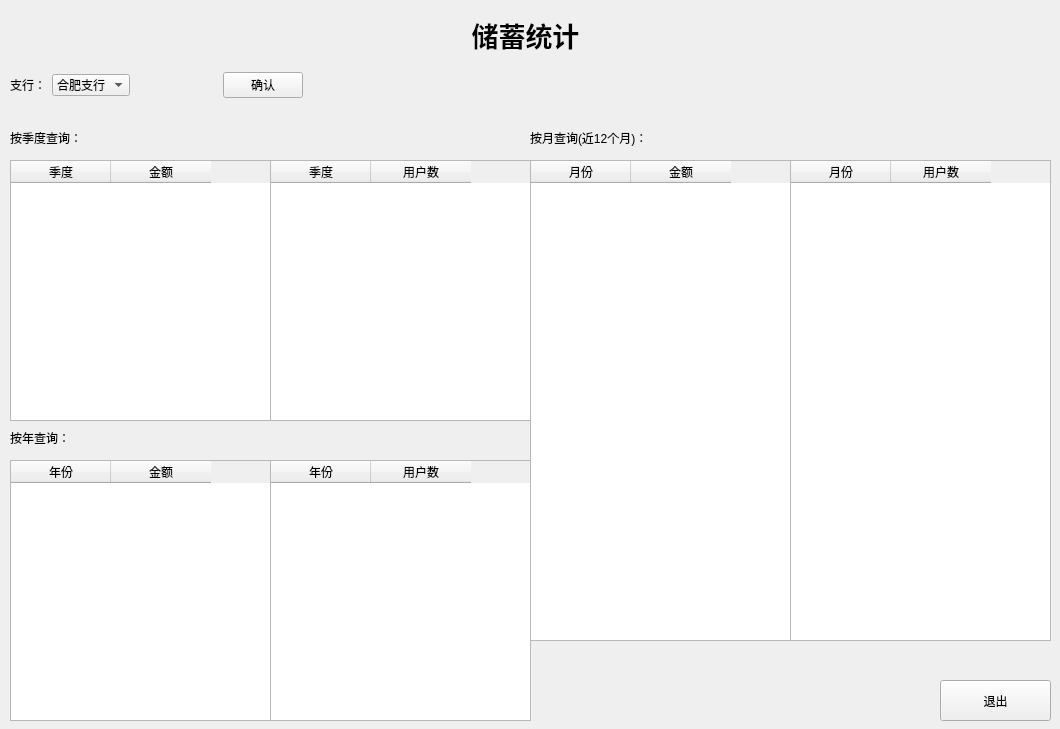
<?xml version="1.0" encoding="UTF-8"?>
<ui version="4.0">
 <class>Form</class>
 <widget class="QWidget" name="Form">
  <property name="geometry">
   <rect>
    <x>0</x>
    <y>0</y>
    <width>1060</width>
    <height>729</height>
   </rect>
  </property>
  <property name="windowTitle">
   <string>Form</string>
  </property>
  <widget class="QLabel" name="label">
   <property name="geometry">
    <rect>
     <x>450</x>
     <y>10</y>
     <width>151</width>
     <height>51</height>
    </rect>
   </property>
   <property name="text">
    <string>&lt;html&gt;&lt;head/&gt;&lt;body&gt;&lt;p align=&quot;center&quot;&gt;&lt;span style=&quot; font-size:20pt; font-weight:600;&quot;&gt;储蓄统计&lt;/span&gt;&lt;/p&gt;&lt;/body&gt;&lt;/html&gt;</string>
   </property>
  </widget>
  <widget class="QLabel" name="label_3">
   <property name="geometry">
    <rect>
     <x>530</x>
     <y>130</y>
     <width>151</width>
     <height>16</height>
    </rect>
   </property>
   <property name="text">
    <string>按月查询(近12个月)：</string>
   </property>
  </widget>
  <widget class="QTableWidget" name="tableWidget">
   <property name="geometry">
    <rect>
     <x>530</x>
     <y>160</y>
     <width>261</width>
     <height>481</height>
    </rect>
   </property>
   <column>
    <property name="text">
     <string>月份</string>
    </property>
   </column>
   <column>
    <property name="text">
     <string>金额</string>
    </property>
   </column>
  </widget>
  <widget class="QLabel" name="label_4">
   <property name="geometry">
    <rect>
     <x>10</x>
     <y>130</y>
     <width>91</width>
     <height>16</height>
    </rect>
   </property>
   <property name="text">
    <string>按季度查询：</string>
   </property>
  </widget>
  <widget class="QLabel" name="label_5">
   <property name="geometry">
    <rect>
     <x>10</x>
     <y>430</y>
     <width>91</width>
     <height>16</height>
    </rect>
   </property>
   <property name="text">
    <string>按年查询：</string>
   </property>
  </widget>
  <widget class="QPushButton" name="pushButton_2">
   <property name="geometry">
    <rect>
     <x>940</x>
     <y>680</y>
     <width>111</width>
     <height>41</height>
    </rect>
   </property>
   <property name="text">
    <string>退出</string>
   </property>
  </widget>
  <widget class="QTableWidget" name="tableWidget_2">
   <property name="geometry">
    <rect>
     <x>10</x>
     <y>160</y>
     <width>261</width>
     <height>261</height>
    </rect>
   </property>
   <column>
    <property name="text">
     <string>季度</string>
    </property>
   </column>
   <column>
    <property name="text">
     <string>金额</string>
    </property>
   </column>
  </widget>
  <widget class="QTableWidget" name="tableWidget_3">
   <property name="geometry">
    <rect>
     <x>10</x>
     <y>460</y>
     <width>261</width>
     <height>261</height>
    </rect>
   </property>
   <column>
    <property name="text">
     <string>年份</string>
    </property>
   </column>
   <column>
    <property name="text">
     <string>金额</string>
    </property>
   </column>
  </widget>
  <widget class="QTableWidget" name="tableWidget_4">
   <property name="geometry">
    <rect>
     <x>790</x>
     <y>160</y>
     <width>261</width>
     <height>481</height>
    </rect>
   </property>
   <column>
    <property name="text">
     <string>月份</string>
    </property>
   </column>
   <column>
    <property name="text">
     <string>用户数</string>
    </property>
   </column>
  </widget>
  <widget class="QTableWidget" name="tableWidget_5">
   <property name="geometry">
    <rect>
     <x>270</x>
     <y>160</y>
     <width>261</width>
     <height>261</height>
    </rect>
   </property>
   <column>
    <property name="text">
     <string>季度</string>
    </property>
   </column>
   <column>
    <property name="text">
     <string>用户数</string>
    </property>
   </column>
  </widget>
  <widget class="QTableWidget" name="tableWidget_6">
   <property name="geometry">
    <rect>
     <x>270</x>
     <y>460</y>
     <width>261</width>
     <height>261</height>
    </rect>
   </property>
   <column>
    <property name="text">
     <string>年份</string>
    </property>
   </column>
   <column>
    <property name="text">
     <string>用户数</string>
    </property>
   </column>
  </widget>
  <widget class="QWidget" name="">
   <property name="geometry">
    <rect>
     <x>10</x>
     <y>70</y>
     <width>293</width>
     <height>30</height>
    </rect>
   </property>
   <layout class="QHBoxLayout" name="horizontalLayout_2">
    <item>
     <layout class="QHBoxLayout" name="horizontalLayout">
      <item>
       <widget class="QLabel" name="label_2">
        <property name="text">
         <string>支行：</string>
        </property>
       </widget>
      </item>
      <item>
       <widget class="QComboBox" name="comboBox">
        <item>
         <property name="text">
          <string>合肥支行</string>
         </property>
        </item>
        <item>
         <property name="text">
          <string>上海支行</string>
         </property>
        </item>
       </widget>
      </item>
     </layout>
    </item>
    <item>
     <spacer name="horizontalSpacer">
      <property name="orientation">
       <enum>Qt::Horizontal</enum>
      </property>
      <property name="sizeHint" stdset="0">
       <size>
        <width>40</width>
        <height>20</height>
       </size>
      </property>
     </spacer>
    </item>
    <item>
     <widget class="QPushButton" name="pushButton">
      <property name="text">
       <string>确认</string>
      </property>
     </widget>
    </item>
   </layout>
  </widget>
 </widget>
 <resources/>
 <connections>
  <connection>
   <sender>pushButton_2</sender>
   <signal>clicked()</signal>
   <receiver>Form</receiver>
   <slot>close()</slot>
   <hints>
    <hint type="sourcelabel">
     <x>758</x>
     <y>451</y>
    </hint>
    <hint type="destinationlabel">
     <x>759</x>
     <y>471</y>
    </hint>
   </hints>
  </connection>
 </connections>
</ui>
